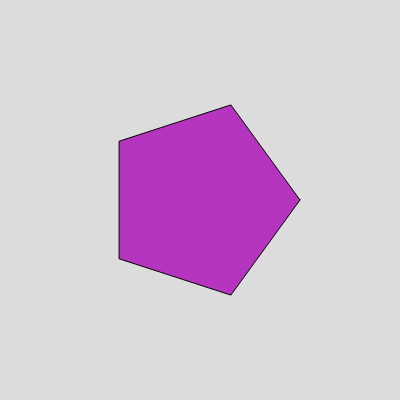
Frame 1 (no input)
Frame 60 (no input): identical to frame 1, image omitted
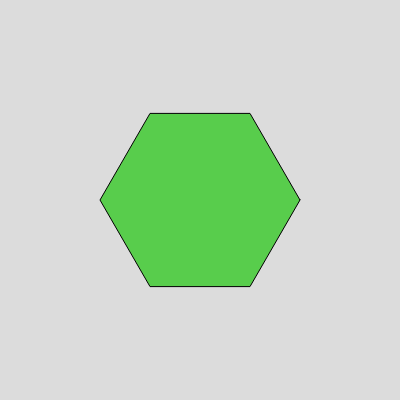
Frame 120 (the mouse pressed at the canvas centre since frame 60)

The p5.js sketch that drew these frames (run headless with seeded random() and noise() and a simulated clock; from frame 60 on, the mouse is pressed at the canvas centre):

// p5.js sketch
// ── sketch.js
// Add Sides and color variables
function setup() {
  createCanvas(400, 400);
  sides = 5;
  rgb = [random(255), random(255), random(255)];
}

function draw() {
  background(220);
  polygon(sides, color(...rgb));
}

function polygon(n_points, color) {
  fill(color);
  beginShape();
  for (let i = 0; i < n_points; i++) {
    const angle = (TWO_PI / n_points) * i;
    const x = 200 + 100 * cos(angle);
    const y = 200 + 100 * sin(angle);
    vertex(x, y);
  }
  endShape(CLOSE);
}

function mousePressed() {
  if (sides < 12) {
    sides++;
  } else {
    sides = 5;
  }
  rgb = [random(255), random(255), random(255)];
}
